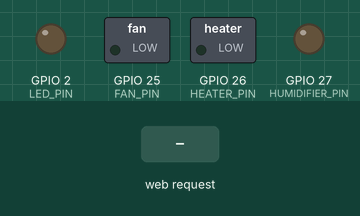
Recording of a sketch running on a simulated ESP32. Shown: switched loads named in the sketch (green lamp = pin HIGH), output pins drawn as LEDs (lit = HIGH). Inputs (shaded band) come from the test bench. WiFi joins after 1.5 s; servers stay silent unless stated; what the sketch prints to the serial monitor is not drawn.

Above: at 2.7 s.
2.8 s: HTTP request GET /test received
At 3.5 s:
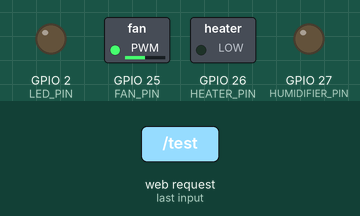
At 7.8 s:
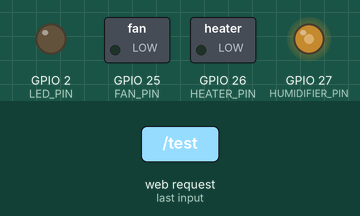
8.3 s: HTTP request GET /test?plain=fan received
At 12.2 s:
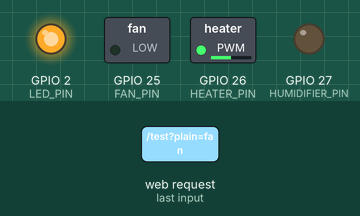
Timing chart, 0 to 23.3 s (numbered marks = the images above; inputs shaded):
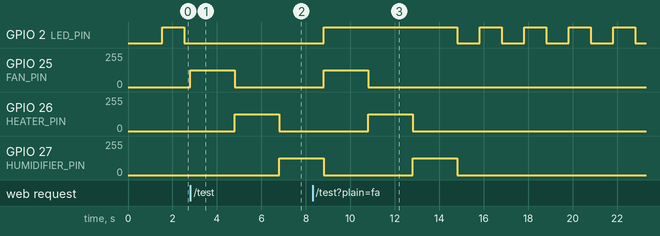

Measured:
- after the input at 2.8 s, GPIO 2 (LED_PIN): stops changing and stays LOW; GPIO 25 (FAN_PIN): 0/255 → 127/255 at once, → 0/255 2.0 s later; GPIO 26 (HEATER_PIN): 0/255 → 127/255 after 2.0 s, → 0/255 2.0 s later; GPIO 27 (HUMIDIFIER_PIN): 0/255 → 127/255 after 4.0 s
- after the input at 8.3 s, GPIO 25 (FAN_PIN): 0/255 → 127/255 after 0.51 s, → 0/255 2.0 s later; GPIO 26 (HEATER_PIN): 0/255 → 127/255 after 2.5 s, → 0/255 2.0 s later

The sketch:

esp32_controller.ino
```cpp
/*
 * PetZone ESP32 - IoT Device Controller
 * =====================================
 * Nhận lệnh từ AI Service và điều khiển Fan, Heater, Humidifier
 */

#include <WiFi.h>
#include <WebServer.h>
#include <ArduinoJson.h>

// ========== WIFI CONFIGURATION ==========
const char* ssid = "YOUR_WIFI_SSID";         // Thay bằng WiFi của bạn
const char* password = "YOUR_WIFI_PASSWORD"; // Thay bằng password WiFi

// ========== PIN CONFIGURATION ==========
const int FAN_PIN = 25;          // PWM pin cho quạt
const int HEATER_PIN = 26;       // PWM pin cho máy sưởi
const int HUMIDIFIER_PIN = 27;   // PWM pin cho máy phun sương
const int LED_PIN = 2;           // LED indicator

// ========== WEB SERVER ==========
WebServer server(80);

// ========== DEVICE STATES ==========
struct DeviceState {
  bool isOn;
  int intensity;  // 0-100
};

DeviceState fanState = {false, 0};
DeviceState heaterState = {false, 0};
DeviceState humidifierState = {false, 0};

// ========== SETUP ==========
void setup() {
  Serial.begin(115200);

  // Setup pins
  pinMode(FAN_PIN, OUTPUT);
  pinMode(HEATER_PIN, OUTPUT);
  pinMode(HUMIDIFIER_PIN, OUTPUT);
  pinMode(LED_PIN, OUTPUT);

  // Initial state: all off
  analogWrite(FAN_PIN, 0);
  analogWrite(HEATER_PIN, 0);
  analogWrite(HUMIDIFIER_PIN, 0);

  Serial.println("\n========================================");
  Serial.println("🐾 PetZone ESP32 IoT Controller");
  Serial.println("========================================");

  // Connect to WiFi
  connectToWiFi();

  // Setup web server endpoints
  server.on("/", HTTP_GET, handleRoot);
  server.on("/control", HTTP_POST, handleControl);
  server.on("/status", HTTP_GET, handleStatus);
  server.on("/test", HTTP_GET, handleTest);

  server.begin();

  Serial.println("\n✅ Web Server started!");
  Serial.print("📡 ESP32 IP: http://");
  Serial.println(WiFi.localIP());
  Serial.println("\nEndpoints:");
  Serial.println("  GET  /         - Home page");
  Serial.println("  POST /control  - Control devices");
  Serial.println("  GET  /status   - Get device status");
  Serial.println("  GET  /test     - Test all devices");
  Serial.println("========================================\n");
}

// ========== MAIN LOOP ==========
void loop() {
  server.handleClient();

  // Blink LED để show hoạt động
  static unsigned long lastBlink = 0;
  if (millis() - lastBlink > 1000) {
    digitalWrite(LED_PIN, !digitalRead(LED_PIN));
    lastBlink = millis();
  }
}

// ========== WIFI CONNECTION ==========
void connectToWiFi() {
  Serial.print("🌐 Connecting to WiFi: ");
  Serial.println(ssid);

  WiFi.begin(ssid, password);

  int attempts = 0;
  while (WiFi.status() != WL_CONNECTED && attempts < 20) {
    delay(500);
    Serial.print(".");
    attempts++;
  }

  if (WiFi.status() == WL_CONNECTED) {
    Serial.println("\n✅ WiFi connected!");
    Serial.print("📡 IP Address: ");
    Serial.println(WiFi.localIP());
  } else {
    Serial.println("\n❌ WiFi connection failed!");
    Serial.println("⚠️  Running in offline mode...");
  }
}

// ========== WEB SERVER HANDLERS ==========

// Root endpoint - Home page
void handleRoot() {
  String html = "<html><head><title>PetZone ESP32</title>";
  html += "<style>body{font-family:Arial;margin:20px;background:#f0f0f0;}";
  html += ".card{background:white;padding:20px;margin:10px 0;border-radius:8px;box-shadow:0 2px 4px rgba(0,0,0,0.1);}";
  html += ".on{color:green;} .off{color:red;}</style></head><body>";
  html += "<h1>🐾 PetZone IoT Controller</h1>";

  html += "<div class='card'><h2>Device Status</h2>";
  html += "<p>🌀 Fan: <span class='" + String(fanState.isOn ? "on'>ON" : "off'>OFF") + "</span> (" + String(fanState.intensity) + "%)</p>";
  html += "<p>🔥 Heater: <span class='" + String(heaterState.isOn ? "on'>ON" : "off'>OFF") + "</span> (" + String(heaterState.intensity) + "%)</p>";
  html += "<p>💧 Humidifier: <span class='" + String(humidifierState.isOn ? "on'>ON" : "off'>OFF") + "</span> (" + String(humidifierState.intensity) + "%)</p>";
  html += "</div>";

  html += "<div class='card'><h2>API Endpoints</h2>";
  html += "<p><code>POST /control</code> - Control devices</p>";
  html += "<p><code>GET /status</code> - Get device status</p>";
  html += "<p><code>GET /test</code> - Test all devices</p>";
  html += "</div>";

  html += "<div class='card'><p>ESP32 IP: " + WiFi.localIP().toString() + "</p></div>";
  html += "</body></html>";

  server.send(200, "text/html", html);
}

// Control endpoint - Nhận lệnh từ AI Service
void handleControl() {
  Serial.println("\n========== CONTROL REQUEST ==========");

  if (server.hasArg("plain")) {
    String body = server.arg("plain");
    Serial.println("📥 Received: " + body);

    // Parse JSON
    StaticJsonDocument<256> doc;
    DeserializationError error = deserializeJson(doc, body);

    if (error) {
      Serial.println("❌ JSON parse failed!");
      server.send(400, "application/json", "{\"status\":\"error\",\"message\":\"Invalid JSON\"}");
      return;
    }

    String device = doc["device"];
    int state = doc["state"];  // 0 = OFF, 1 = ON
    int intensity = doc["intensity"] | 100;  // Default 100%

    Serial.println("🎮 Device: " + device);
    Serial.println("⚡ State: " + String(state ? "ON" : "OFF"));
    Serial.println("💪 Intensity: " + String(intensity) + "%");

    // Control devices
    bool success = false;
    if (device == "fan") {
      success = controlFan(state, intensity);
    } else if (device == "heater") {
      success = controlHeater(state, intensity);
    } else if (device == "humidifier") {
      success = controlHumidifier(state, intensity);
    } else {
      Serial.println("❌ Unknown device: " + device);
      server.send(400, "application/json", "{\"status\":\"error\",\"message\":\"Unknown device\"}");
      return;
    }

    if (success) {
      String response = "{\"status\":\"success\",\"device\":\"" + device + "\",\"state\":" + String(state) + ",\"intensity\":" + String(intensity) + "}";
      server.send(200, "application/json", response);
      Serial.println("✅ Command executed successfully!");
    } else {
      server.send(500, "application/json", "{\"status\":\"error\",\"message\":\"Failed to control device\"}");
      Serial.println("❌ Command execution failed!");
    }

  } else {
    server.send(400, "application/json", "{\"status\":\"error\",\"message\":\"No body\"}");
    Serial.println("❌ No request body!");
  }

  Serial.println("====================================\n");
}

// Status endpoint - Trả về trạng thái hiện tại
void handleStatus() {
  StaticJsonDocument<256> doc;

  JsonObject fan = doc.createNestedObject("fan");
  fan["isOn"] = fanState.isOn;
  fan["intensity"] = fanState.intensity;

  JsonObject heater = doc.createNestedObject("heater");
  heater["isOn"] = heaterState.isOn;
  heater["intensity"] = heaterState.intensity;

  JsonObject humidifier = doc.createNestedObject("humidifier");
  humidifier["isOn"] = humidifierState.isOn;
  humidifier["intensity"] = humidifierState.intensity;

  doc["uptime"] = millis() / 1000;
  doc["wifi_rssi"] = WiFi.RSSI();

  String response;
  serializeJson(doc, response);

  server.send(200, "application/json", response);
  Serial.println("📊 Status sent: " + response);
}

// Test endpoint - Test tất cả thiết bị
void handleTest() {
  Serial.println("\n🧪 Testing all devices...");

  // Test Fan
  Serial.println("Testing Fan...");
  controlFan(1, 50);
  delay(2000);
  controlFan(0, 0);

  // Test Heater
  Serial.println("Testing Heater...");
  controlHeater(1, 50);
  delay(2000);
  controlHeater(0, 0);

  // Test Humidifier
  Serial.println("Testing Humidifier...");
  controlHumidifier(1, 50);
  delay(2000);
  controlHumidifier(0, 0);

  server.send(200, "application/json", "{\"status\":\"success\",\"message\":\"Test completed\"}");
  Serial.println("✅ Test completed!\n");
}

// ========== DEVICE CONTROL FUNCTIONS ==========

bool controlFan(int state, int intensity) {
  fanState.isOn = (state == 1);
  fanState.intensity = intensity;

  if (fanState.isOn) {
    int pwmValue = map(intensity, 0, 100, 0, 255);
    analogWrite(FAN_PIN, pwmValue);
    Serial.println("🌀 Fan ON at " + String(intensity) + "% (PWM: " + String(pwmValue) + ")");
  } else {
    analogWrite(FAN_PIN, 0);
    Serial.println("🌀 Fan OFF");
  }

  return true;
}

bool controlHeater(int state, int intensity) {
  heaterState.isOn = (state == 1);
  heaterState.intensity = intensity;

  if (heaterState.isOn) {
    int pwmValue = map(intensity, 0, 100, 0, 255);
    analogWrite(HEATER_PIN, pwmValue);
    Serial.println("🔥 Heater ON at " + String(intensity) + "% (PWM: " + String(pwmValue) + ")");
  } else {
    analogWrite(HEATER_PIN, 0);
    Serial.println("🔥 Heater OFF");
  }

  return true;
}

bool controlHumidifier(int state, int intensity) {
  humidifierState.isOn = (state == 1);
  humidifierState.intensity = intensity;

  if (humidifierState.isOn) {
    int pwmValue = map(intensity, 0, 100, 0, 255);
    analogWrite(HUMIDIFIER_PIN, pwmValue);
    Serial.println("💧 Humidifier ON at " + String(intensity) + "% (PWM: " + String(pwmValue) + ")");
  } else {
    analogWrite(HUMIDIFIER_PIN, 0);
    Serial.println("💧 Humidifier OFF");
  }

  return true;
}
```
